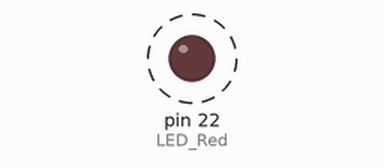
Bench run of a sketch on a simulated Arduino Mega 2560, built with avr-gcc and run on an emulated ATmega2560. Shown: output pins drawn as LEDs (lit = HIGH). Dashed ring = blinking. What the sketch prints to the serial monitor is not drawn.

Above: at 0.7 s.
Timing chart, 0 to 4.9 s (numbered marks = the images above):
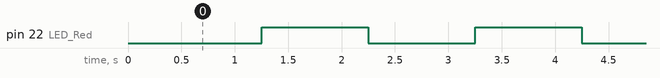

The sketch:

LED_GP22_LED_Test.ino
```cpp
/*
  Dave Williams, DitroniX 2019-2025 (ditronix.net)

  Example Code, to demonstrate and test the ESPRanger, LED on GP22 Basic Test

  Further information, details and examples can be found on our website and also GitHub wiki pages:
  * ditronix.net
  * github.com/DitroniX
  * github.com/DitroniX/ESPRanger-LoRa-GNSS-GPS-IMU-RS485-60V
  * github.com/DitroniX/ESPRanger-LoRa-GNSS-GPS-IMU-RS485-60V/wiki
  * hackster.io/DitroniX/espranger-lora-gnss-imu-bt-wifi-rs485-5-60v-stem-board-4a3fa4

  This test code is OPEN SOURCE and formatted for easier viewing.  Although is is not intended for real world use, it may be freely used, or modified as needed.
  It is distributed on an "AS IS" BASIS, WITHOUT WARRANTIES OR CONDITIONS OF ANY KIND, either express or implied.

  For board configuration, see https://github.com/DitroniX/ESPRanger-LoRa-GNSS-GPS-IMU-RS485-60V/wiki/Arduino-IDE

  Further information, details and examples maybe found on github.com/DitroniX
*/

// **************** USER VARIABLES / DEFINES / STATIC / STRUCTURES / CONSTANTS ****************

// Hardware Serial 0 GPIO Pins
#define RXD0 17
#define TXD0 16

// **************** OUTPUTS ****************
#define LED_Red 22  // Red LED

// **************** FUNCTIONS AND ROUTINES ****************

// **************** SETUP ****************
void setup() {
  // Stabalise
  delay(250);

  // Initialise UART
  Serial.begin(115200, SERIAL_8N1, RXD0, TXD0);  // U0
  while (!Serial)
    ;
  Serial.println("");

  // Initialise RED LED on GP22
  pinMode(LED_Red, OUTPUT);

  Serial.println("ESPRanger - Example Code");
}

// **************** LOOP ****************
void loop() {

  // Cycle RED LED
  digitalWrite(LED_Red, LOW);
  delay(1000);
  digitalWrite(LED_Red, HIGH);
  delay(1000);
}
```

Measured:
- by itself, pin 22 (LED_Red): alternates HIGH for 1.0 s and LOW for 1.0 s
